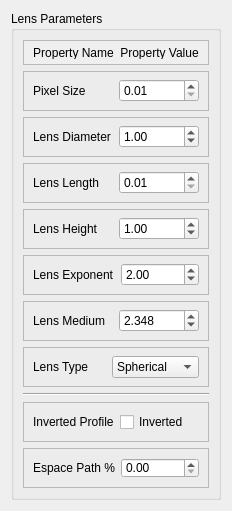
            <widget class="QWidget" name="tab_General">
             <attribute name="title">
              <string>General</string>
             </attribute>
             <layout class="QGridLayout" name="gridLayout_8">
              <item row="0" column="0">
               <widget class="QGroupBox" name="groupBox_General">
                <property name="title">
                 <string>Lens Parameters</string>
                </property>
                <layout class="QVBoxLayout" name="verticalLayout_2">
                 <item>
                  <widget class="QFrame" name="frame_Title_General">
                   <property name="maximumSize">
                    <size>
                     <width>16777215</width>
                     <height>25</height>
                    </size>
                   </property>
                   <property name="autoFillBackground">
                    <bool>true</bool>
                   </property>
                   <property name="frameShape">
                    <enum>QFrame::StyledPanel</enum>
                   </property>
                   <property name="frameShadow">
                    <enum>QFrame::Raised</enum>
                   </property>
                   <layout class="QHBoxLayout" name="horizontalLayout_33">
                    <property name="topMargin">
                     <number>5</number>
                    </property>
                    <property name="bottomMargin">
                     <number>5</number>
                    </property>
                    <item>
                     <widget class="QLabel" name="label_PropertyName_General">
                      <property name="enabled">
                       <bool>true</bool>
                      </property>
                      <property name="text">
                       <string>Property Name</string>
                      </property>
                      <property name="alignment">
                       <set>Qt::AlignCenter</set>
                      </property>
                     </widget>
                    </item>
                    <item>
                     <widget class="QLabel" name="label_PropertyValue_General">
                      <property name="enabled">
                       <bool>true</bool>
                      </property>
                      <property name="text">
                       <string>Property Value</string>
                      </property>
                      <property name="alignment">
                       <set>Qt::AlignCenter</set>
                      </property>
                     </widget>
                    </item>
                   </layout>
                  </widget>
                 </item>
                 <item>
                  <widget class="QFrame" name="frame_PixelSize">
                   <property name="minimumSize">
                    <size>
                     <width>0</width>
                     <height>40</height>
                    </size>
                   </property>
                   <property name="maximumSize">
                    <size>
                     <width>16777215</width>
                     <height>40</height>
                    </size>
                   </property>
                   <property name="frameShape">
                    <enum>QFrame::StyledPanel</enum>
                   </property>
                   <property name="frameShadow">
                    <enum>QFrame::Raised</enum>
                   </property>
                   <layout class="QHBoxLayout" name="horizontalLayout_3">
                    <property name="topMargin">
                     <number>5</number>
                    </property>
                    <property name="bottomMargin">
                     <number>5</number>
                    </property>
                    <item>
                     <widget class="QLabel" name="label_PixelSize">
                      <property name="text">
                       <string>Pixel Size</string>
                      </property>
                     </widget>
                    </item>
                    <item>
                     <widget class="QDoubleSpinBox" name="doubleSpinBox_PixelSize">
                      <property name="decimals">
                       <number>2</number>
                      </property>
                      <property name="minimum">
                       <double>0.010000000000000</double>
                      </property>
                      <property name="maximum">
                       <double>999.990000000000009</double>
                      </property>
                      <property name="stepType">
                       <enum>QAbstractSpinBox::AdaptiveDecimalStepType</enum>
                      </property>
                      <property name="value">
                       <double>0.010000000000000</double>
                      </property>
                     </widget>
                    </item>
                   </layout>
                  </widget>
                 </item>
                 <item>
                  <widget class="QFrame" name="frame_LensDiameter">
                   <property name="minimumSize">
                    <size>
                     <width>0</width>
                     <height>40</height>
                    </size>
                   </property>
                   <property name="maximumSize">
                    <size>
                     <width>16777215</width>
                     <height>40</height>
                    </size>
                   </property>
                   <property name="frameShape">
                    <enum>QFrame::StyledPanel</enum>
                   </property>
                   <property name="frameShadow">
                    <enum>QFrame::Raised</enum>
                   </property>
                   <layout class="QHBoxLayout" name="horizontalLayout_4">
                    <property name="topMargin">
                     <number>5</number>
                    </property>
                    <property name="bottomMargin">
                     <number>5</number>
                    </property>
                    <item>
                     <widget class="QLabel" name="label_LensDiameter">
                      <property name="text">
                       <string>Lens Diameter</string>
                      </property>
                     </widget>
                    </item>
                    <item>
                     <widget class="QDoubleSpinBox" name="doubleSpinBox_LensDiameter">
                      <property name="minimum">
                       <double>0.100000000000000</double>
                      </property>
                      <property name="maximum">
                       <double>999.990000000000009</double>
                      </property>
                      <property name="stepType">
                       <enum>QAbstractSpinBox::AdaptiveDecimalStepType</enum>
                      </property>
                      <property name="value">
                       <double>1.000000000000000</double>
                      </property>
                     </widget>
                    </item>
                   </layout>
                  </widget>
                 </item>
                 <item>
                  <widget class="QFrame" name="frame_LensLength">
                   <property name="minimumSize">
                    <size>
                     <width>0</width>
                     <height>40</height>
                    </size>
                   </property>
                   <property name="maximumSize">
                    <size>
                     <width>16777215</width>
                     <height>40</height>
                    </size>
                   </property>
                   <property name="frameShape">
                    <enum>QFrame::StyledPanel</enum>
                   </property>
                   <property name="frameShadow">
                    <enum>QFrame::Raised</enum>
                   </property>
                   <layout class="QHBoxLayout" name="horizontalLayout_31">
                    <property name="topMargin">
                     <number>5</number>
                    </property>
                    <property name="bottomMargin">
                     <number>5</number>
                    </property>
                    <item>
                     <widget class="QLabel" name="label_CylindricalExtrusion">
                      <property name="enabled">
                       <bool>true</bool>
                      </property>
                      <property name="text">
                       <string>Lens Length</string>
                      </property>
                     </widget>
                    </item>
                    <item>
                     <widget class="QDoubleSpinBox" name="doubleSpinBox_LensLength">
                      <property name="enabled">
                       <bool>true</bool>
                      </property>
                      <property name="decimals">
                       <number>2</number>
                      </property>
                      <property name="minimum">
                       <double>0.010000000000000</double>
                      </property>
                      <property name="maximum">
                       <double>999.990000000000009</double>
                      </property>
                      <property name="singleStep">
                       <double>0.100000000000000</double>
                      </property>
                      <property name="stepType">
                       <enum>QAbstractSpinBox::AdaptiveDecimalStepType</enum>
                      </property>
                      <property name="value">
                       <double>0.010000000000000</double>
                      </property>
                     </widget>
                    </item>
                   </layout>
                  </widget>
                 </item>
                 <item>
                  <widget class="QFrame" name="frame_LensHeight">
                   <property name="minimumSize">
                    <size>
                     <width>0</width>
                     <height>40</height>
                    </size>
                   </property>
                   <property name="maximumSize">
                    <size>
                     <width>16777215</width>
                     <height>40</height>
                    </size>
                   </property>
                   <property name="frameShape">
                    <enum>QFrame::StyledPanel</enum>
                   </property>
                   <property name="frameShadow">
                    <enum>QFrame::Raised</enum>
                   </property>
                   <layout class="QHBoxLayout" name="horizontalLayout_5">
                    <property name="topMargin">
                     <number>5</number>
                    </property>
                    <property name="bottomMargin">
                     <number>5</number>
                    </property>
                    <item>
                     <widget class="QLabel" name="label_LensHeight">
                      <property name="text">
                       <string>Lens Height</string>
                      </property>
                     </widget>
                    </item>
                    <item>
                     <widget class="QDoubleSpinBox" name="doubleSpinBox_LensHeight">
                      <property name="maximum">
                       <double>999.990000000000009</double>
                      </property>
                      <property name="stepType">
                       <enum>QAbstractSpinBox::AdaptiveDecimalStepType</enum>
                      </property>
                      <property name="value">
                       <double>1.000000000000000</double>
                      </property>
                     </widget>
                    </item>
                   </layout>
                  </widget>
                 </item>
                 <item>
                  <widget class="QFrame" name="frame_LensExponent">
                   <property name="minimumSize">
                    <size>
                     <width>0</width>
                     <height>40</height>
                    </size>
                   </property>
                   <property name="maximumSize">
                    <size>
                     <width>16777215</width>
                     <height>40</height>
                    </size>
                   </property>
                   <property name="frameShape">
                    <enum>QFrame::StyledPanel</enum>
                   </property>
                   <property name="frameShadow">
                    <enum>QFrame::Raised</enum>
                   </property>
                   <layout class="QHBoxLayout" name="horizontalLayout_6">
                    <property name="topMargin">
                     <number>5</number>
                    </property>
                    <property name="bottomMargin">
                     <number>5</number>
                    </property>
                    <item>
                     <widget class="QLabel" name="label_LensExponent">
                      <property name="text">
                       <string>Lens Exponent</string>
                      </property>
                     </widget>
                    </item>
                    <item>
                     <widget class="QDoubleSpinBox" name="doubleSpinBox_LensExponent">
                      <property name="minimum">
                       <double>-99.000000000000000</double>
                      </property>
                      <property name="maximum">
                       <double>99.000000000000000</double>
                      </property>
                      <property name="singleStep">
                       <double>0.100000000000000</double>
                      </property>
                      <property name="value">
                       <double>2.000000000000000</double>
                      </property>
                     </widget>
                    </item>
                   </layout>
                  </widget>
                 </item>
                 <item>
                  <widget class="QFrame" name="frame_LensMedium">
                   <property name="minimumSize">
                    <size>
                     <width>0</width>
                     <height>40</height>
                    </size>
                   </property>
                   <property name="maximumSize">
                    <size>
                     <width>16777215</width>
                     <height>40</height>
                    </size>
                   </property>
                   <property name="frameShape">
                    <enum>QFrame::StyledPanel</enum>
                   </property>
                   <property name="frameShadow">
                    <enum>QFrame::Raised</enum>
                   </property>
                   <layout class="QHBoxLayout" name="horizontalLayout_7">
                    <property name="topMargin">
                     <number>5</number>
                    </property>
                    <property name="bottomMargin">
                     <number>5</number>
                    </property>
                    <item>
                     <widget class="QLabel" name="label_LensMedium">
                      <property name="text">
                       <string>Lens Medium</string>
                      </property>
                     </widget>
                    </item>
                    <item>
                     <widget class="QDoubleSpinBox" name="doubleSpinBox_LensMedium">
                      <property name="decimals">
                       <number>3</number>
                      </property>
                      <property name="minimum">
                       <double>1.000000000000000</double>
                      </property>
                      <property name="maximum">
                       <double>10.000000000000000</double>
                      </property>
                      <property name="singleStep">
                       <double>0.100000000000000</double>
                      </property>
                      <property name="stepType">
                       <enum>QAbstractSpinBox::AdaptiveDecimalStepType</enum>
                      </property>
                      <property name="value">
                       <double>2.348000000000000</double>
                      </property>
                     </widget>
                    </item>
                   </layout>
                  </widget>
                 </item>
                 <item>
                  <widget class="QFrame" name="frame_LensType">
                   <property name="minimumSize">
                    <size>
                     <width>0</width>
                     <height>40</height>
                    </size>
                   </property>
                   <property name="maximumSize">
                    <size>
                     <width>16777215</width>
                     <height>40</height>
                    </size>
                   </property>
                   <property name="frameShape">
                    <enum>QFrame::StyledPanel</enum>
                   </property>
                   <property name="frameShadow">
                    <enum>QFrame::Raised</enum>
                   </property>
                   <layout class="QHBoxLayout" name="horizontalLayout_30">
                    <property name="topMargin">
                     <number>5</number>
                    </property>
                    <property name="bottomMargin">
                     <number>5</number>
                    </property>
                    <item>
                     <widget class="QLabel" name="label_LensType">
                      <property name="text">
                       <string>Lens Type</string>
                      </property>
                     </widget>
                    </item>
                    <item>
                     <widget class="QComboBox" name="comboBox_LensType">
                      <item>
                       <property name="text">
                        <string>Spherical</string>
                       </property>
                      </item>
                      <item>
                       <property name="text">
                        <string>Cylindrical</string>
                       </property>
                      </item>
                     </widget>
                    </item>
                   </layout>
                  </widget>
                 </item>
                 <item>
                  <widget class="Line" name="line">
                   <property name="orientation">
                    <enum>Qt::Horizontal</enum>
                   </property>
                  </widget>
                 </item>
                 <item>
                  <widget class="QFrame" name="frame_InvertedProfile">
                   <property name="enabled">
                    <bool>true</bool>
                   </property>
                   <property name="minimumSize">
                    <size>
                     <width>0</width>
                     <height>40</height>
                    </size>
                   </property>
                   <property name="maximumSize">
                    <size>
                     <width>16777215</width>
                     <height>40</height>
                    </size>
                   </property>
                   <property name="frameShape">
                    <enum>QFrame::StyledPanel</enum>
                   </property>
                   <property name="frameShadow">
                    <enum>QFrame::Raised</enum>
                   </property>
                   <layout class="QHBoxLayout" name="horizontalLayout_32">
                    <item>
                     <widget class="QLabel" name="label_InvertedProfile">
                      <property name="text">
                       <string>Inverted Profile</string>
                      </property>
                     </widget>
                    </item>
                    <item>
                     <widget class="QCheckBox" name="checkBox_InvertedProfile">
                      <property name="enabled">
                       <bool>true</bool>
                      </property>
                      <property name="text">
                       <string>Inverted</string>
                      </property>
                      <property name="checked">
                       <bool>false</bool>
                      </property>
                     </widget>
                    </item>
                   </layout>
                  </widget>
                 </item>
                 <item>
                  <widget class="QFrame" name="frame_LensEscapePath">
                   <property name="enabled">
                    <bool>true</bool>
                   </property>
                   <property name="minimumSize">
                    <size>
                     <width>0</width>
                     <height>40</height>
                    </size>
                   </property>
                   <property name="maximumSize">
                    <size>
                     <width>16777215</width>
                     <height>40</height>
                    </size>
                   </property>
                   <property name="frameShape">
                    <enum>QFrame::StyledPanel</enum>
                   </property>
                   <property name="frameShadow">
                    <enum>QFrame::Raised</enum>
                   </property>
                   <layout class="QHBoxLayout" name="horizontalLayout_41">
                    <item>
                     <widget class="QLabel" name="label_LensEscapePath">
                      <property name="text">
                       <string>Espace Path %</string>
                      </property>
                     </widget>
                    </item>
                    <item>
                     <widget class="QDoubleSpinBox" name="doubleSpinBox_LensEscapePath">
                      <property name="maximum">
                       <double>0.990000000000000</double>
                      </property>
                      <property name="singleStep">
                       <double>0.100000000000000</double>
                      </property>
                      <property name="stepType">
                       <enum>QAbstractSpinBox::AdaptiveDecimalStepType</enum>
                      </property>
                      <property name="value">
                       <double>0.000000000000000</double>
                      </property>
                     </widget>
                    </item>
                   </layout>
                  </widget>
                 </item>
                </layout>
               </widget>
              </item>
             </layout>
            </widget>
